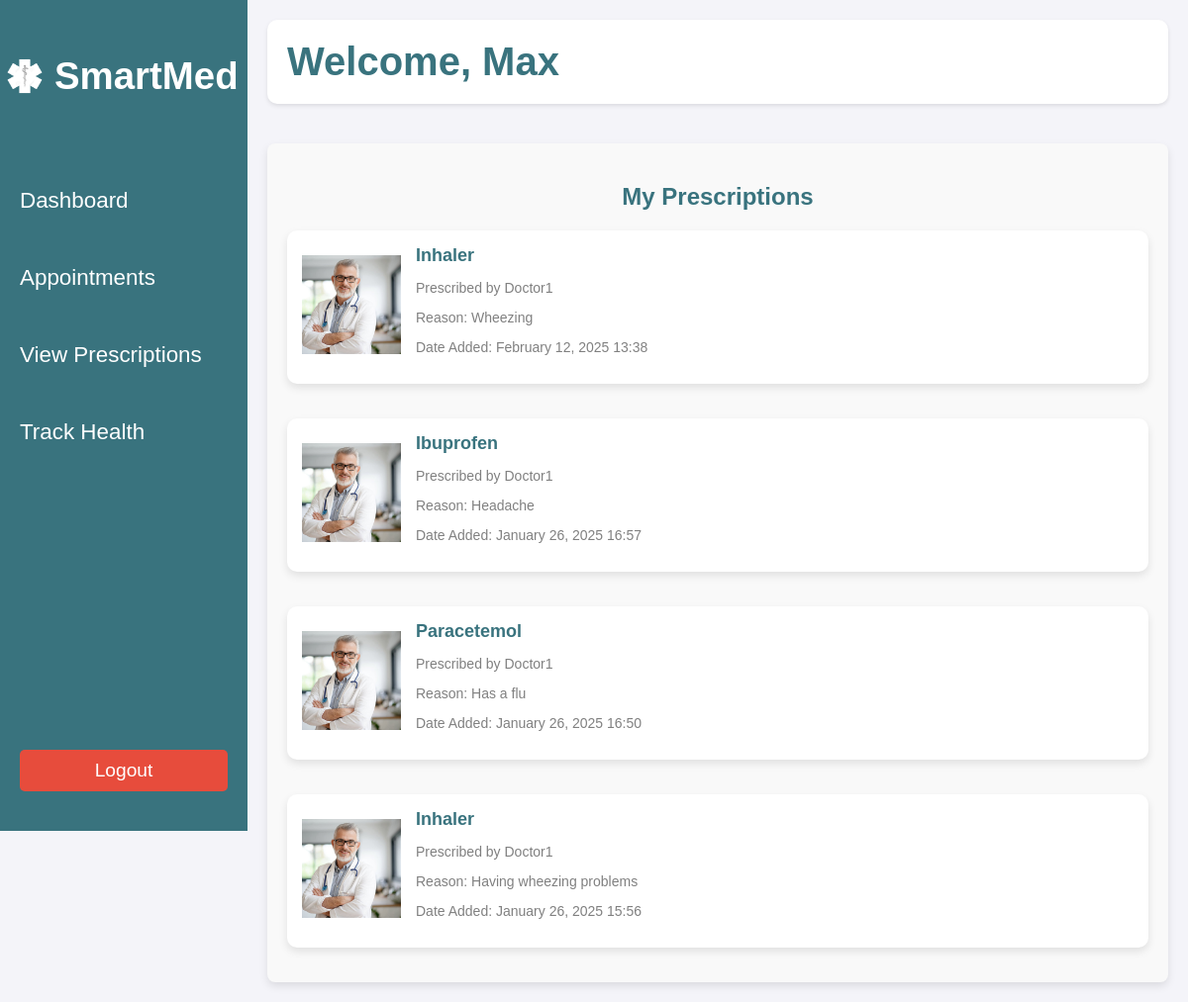
Screenshot of /prescriptions/ (signed in) with the database file from the repository.
### prescriptions/models.py (models this page shows, shortened)
class Prescription(models.Model):
    doctor = models.ForeignKey(User, on_delete=models.CASCADE, related_name='prescribed_by')
    user = models.ForeignKey(User, on_delete=models.CASCADE, related_name='prescriptions')
    name = models.CharField(max_length=255)
    reason = models.TextField()
    created_at = models.DateTimeField(auto_now_add=True)

### prescriptions/views.py (the view)
# urls.py: path('', views.user_prescriptions, name='prescriptions'),
@login_required
def user_prescriptions(request):
    prescriptions = Prescription.objects.filter(user=request.user).order_by('-created_at')
    return render(request, 'prescriptions.html', {'prescriptions': prescriptions})

### prescriptions/templates/prescriptions.html (shortened to what this page needs)
{% extends "dashboardindex.html" %}
{%load static%}
{%block head%}<link rel="stylesheet" href="{% static 'css/prescription.css' %}">{%endblock%}
{% block content %}
<section class="prescriptions-section">
    <h2 class="section-title">My Prescriptions</h2>
    <div class="prescriptions-container">
        {% if prescriptions %}
            {% for prescription in prescriptions %}
            <div class="prescription-card">
                <div class="prescription-card-left">
                    <img src="{% static 'images/doctor1.jpg' %}" alt="Prescription Image">
                </div>
                <div class="prescription-card-middle">
                    <h3>{{ prescription.name }}</h3>
                    <p class="doctor-name">Prescribed by {{ prescription.doctor.username|capfirst }}</p>
                    <p class="prescription-reason">Reason: {{ prescription.reason }}</p>
                    <p class="prescription-date">Date Added: {{ prescription.created_at|date:"F j, Y H:i" }}</p>
                </div>
            </div>
            {% endfor %}
        {% else %}
            <p class="no-prescriptions">You have no prescriptions assigned yet.</p>
        {% endif %}
    </div>
</section>
{% endblock %}

### dashboard/templates/dashboardindex.html (shortened to what this page needs)
<!DOCTYPE html>
<html lang="en">
<head>
    {% load static %}
    {%block head%}<link rel="stylesheet" href="{% static 'css/dashboard.css' %}">{%endblock%}
</head>
<body>
    <div class="main-container">
        <nav class="sidebar">
            <div class="sidebar-logo">
                <h2>
                    <img src="{% static 'images/whitelogo.png' %}" alt="SmartMed Logo" class="logo">
                    SmartMed
                </h2>
            </div>
            <ul class="sidebar-links">
                <li><a href="{% url 'dashboard' %}">Dashboard</a></li>
                <li><a href="{% url 'appointments' %}">Appointments</a></li>
                <li><a href="{% url 'prescriptions' %}">View Prescriptions</a></li>
                <li><a href="{% url 'trackhealth' %}">Track Health</a></li>
            </ul>
            <div class="sidebar-logout">
                <form action="{% url 'logout' %}" method="post">
                    <button type="submit" class="logout-button">Logout</button>
                </form>
            </div>
        </nav>
        <div class="content">
            <header class="dashboard-header">
                <h1>Welcome, {{ user.username|capfirst }}</h1>
            </header>
            {% block content %}
            {% endblock %}
        </div>
    </div>
</body>
</html>

### static/css/prescription.css (style rules this page uses)
body { font-family: 'Arial', sans-serif; margin: 0; padding: 0; background-color: #f4f4f9; color: #333; }
.sidebar { width: 250px; height: 100vh; background-color: rgb(57, 115, 126); color: white; position: fixed; top: 0; left: 0; display: flex; flex-direction: column; justify-content: space-between; padding: 20px 0; z-index: 1000; }
.sidebar-logo { text-align: center; font-size: 1.5rem; font-weight: bold; margin-bottom: 20px; }
.sidebar-logo h2 { font-size: 2.4rem; display: flex; align-items: center; justify-content: flex-start; color: white; }
.sidebar-logo h2 .logo { width: 50px; height: 50px; margin-right: 5px; object-fit: contain; }
.sidebar-links { list-style: none; padding: 0; margin: 0; }
.sidebar-links li { margin: 20px 0; }
.sidebar-links a { text-decoration: none; color: white; font-size: 1.4rem; padding: 16px 20px; display: block; border-radius: 5px; transition: background-color 0.3s; }
.sidebar-logout { margin-top: auto; padding: 20px 0; text-align: center; }
.logout-button { width: calc(100% - 40px); margin: 0 20px; padding: 10px 20px; font-size: 1.2rem; color: white; background-color: #e74c3c; border: none; border-radius: 5px; cursor: pointer; transition: background-color 0.3s ease; }
.content { margin-left: 250px; padding: 20px; background-color: #f4f4f9; min-height: 100vh; }
.dashboard-header { background-color: #fff; padding: 20px; border-radius: 10px; box-shadow: 0 2px 4px rgba(0, 0, 0, 0.1); margin-bottom: 20px; }
.dashboard-header h1 { margin: 0; font-size: 2.5rem; color: rgb(57, 115, 126); }
.prescriptions-section { margin-top: 40px; padding: 20px; background-color: #f9f9f9; border-radius: 8px; box-shadow: 0 4px 8px rgba(0, 0, 0, 0.1); }
.section-title { font-size: 24px; color: rgb(57, 115, 126); text-align: center; font-weight: bold; margin-bottom: 20px; }
.prescriptions-container { display: flex; flex-direction: column; gap: 20px; }
.prescription-card { display: flex; align-items: center; background-color: white; border-radius: 10px; padding: 15px; box-shadow: 0 4px 8px rgba(0, 0, 0, 0.1); margin-bottom: 15px; }
.prescription-card-left img { width: 100px; height: 100px; object-fit: cover; margin-right: 15px; }
.prescription-card-middle { flex-grow: 1; }
.prescription-card-middle h3 { margin: 0; font-size: 18px; color: rgb(57, 115, 126); }
.prescription-card-middle .doctor-name, .prescription-card-middle .prescription-reason, .prescription-card-middle .prescription-date { font-size: 14px; color: gray; }

### rows the page displays
Prescription: name "Inhaler", doctor.username "Doctor1", reason "Wheezing", created_at "February 12, 2025 13:38"
Prescription: name "Ibuprofen", doctor.username "Doctor1", reason "Headache", created_at "January 26, 2025 16:57"
Prescription: name "Paracetemol", doctor.username "Doctor1", reason "Has a flu", created_at "January 26, 2025 16:50"
Prescription: name "Inhaler", doctor.username "Doctor1", reason "Having wheezing problems", created_at "January 26, 2025 15:56"

### other values shown
{{ user.username|capfirst }} "Max"
